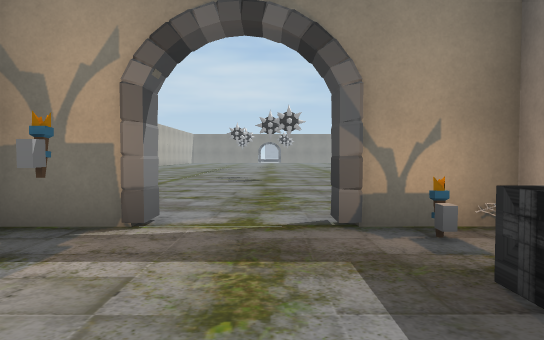
[1] (above)

19 first-person views from a walk through a 3-D level made in the Unity game engine. The camera is 1.3 m above the floor, tilts 2° down and sees 70° across. The floor is counted in squares, 2 m on a side. Each view is taken from the middle of a square. On the plan, view 1 faces up. The plan holds only what a view shows up to about 11 squares ahead; the rest is blank. The place goes on beyond the plan. The player is left out. Door leaves are left out, so doorways stand open. Some surface patterns are stand-ins.

[2]
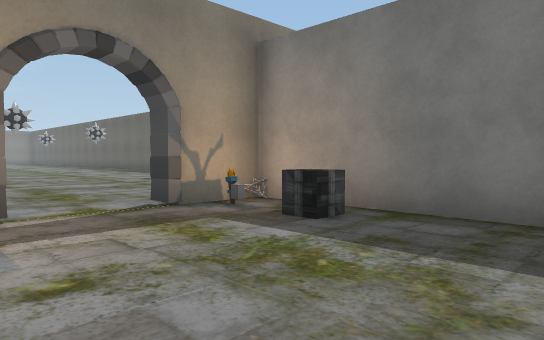

[3]
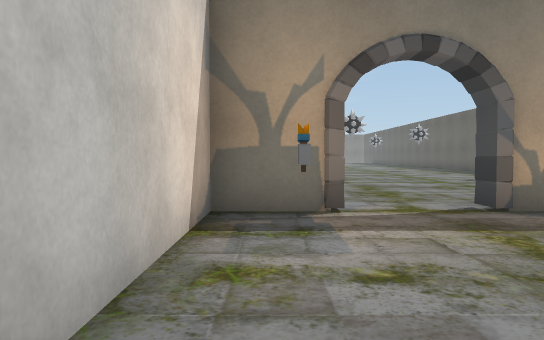

[4]
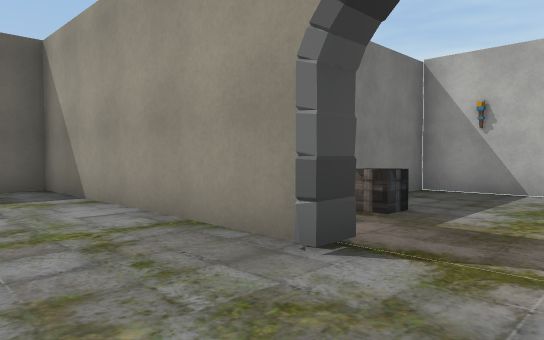

[5]
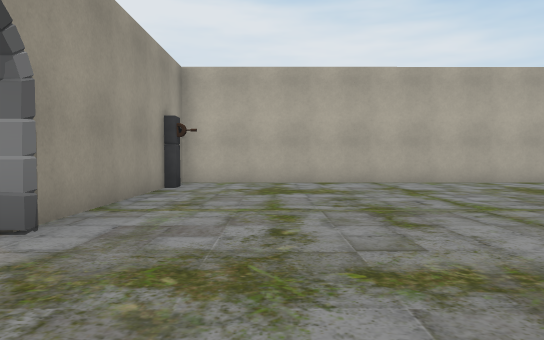

[6]
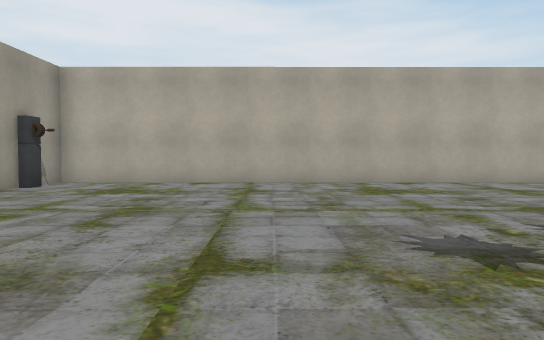

[7]
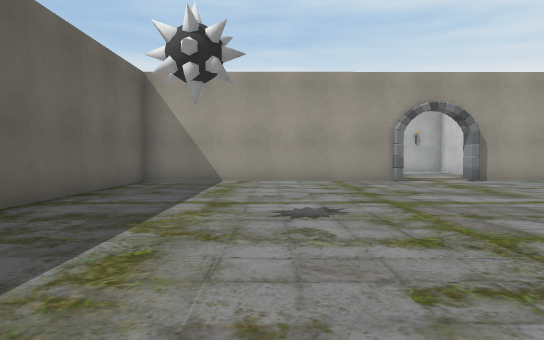

[8]
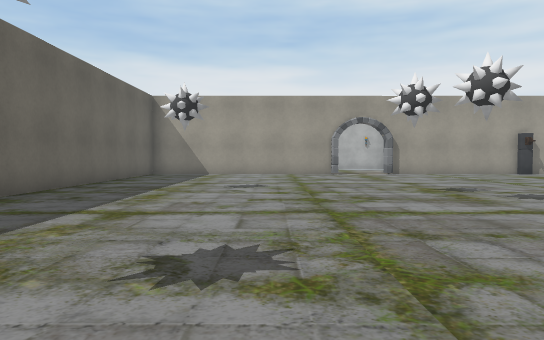

[9]
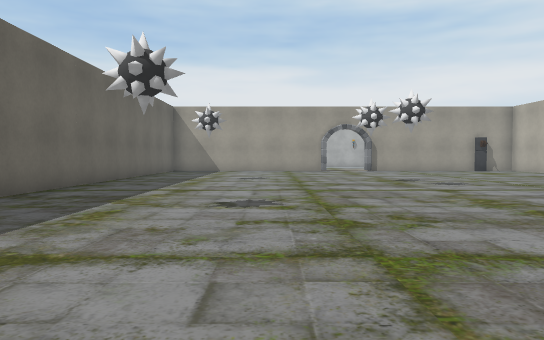

[10]
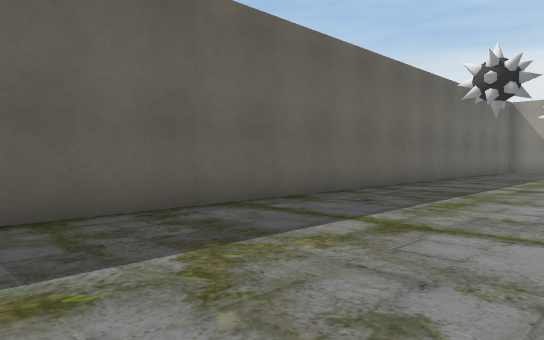

[11]
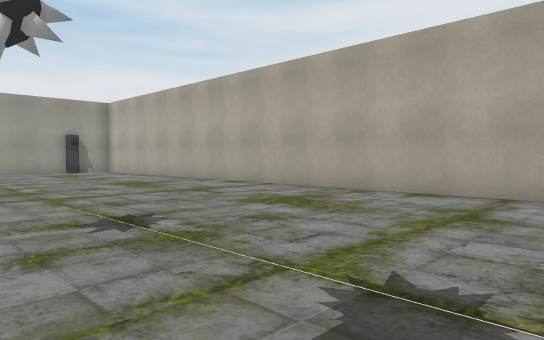

[12]
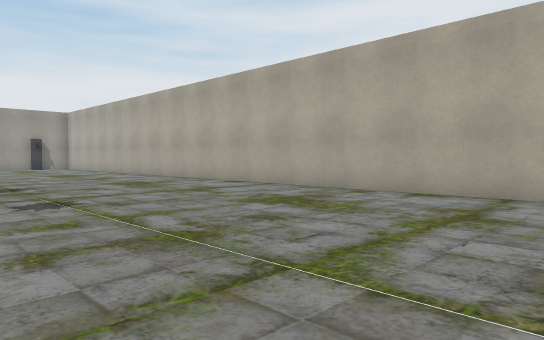

[13]
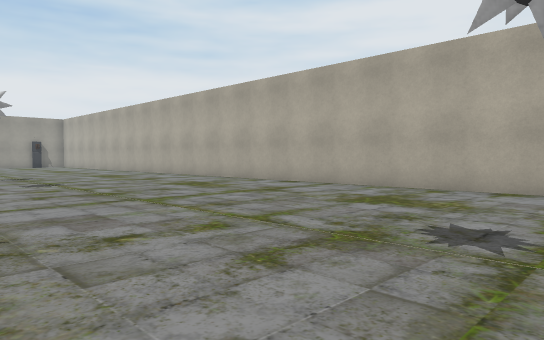

[14]
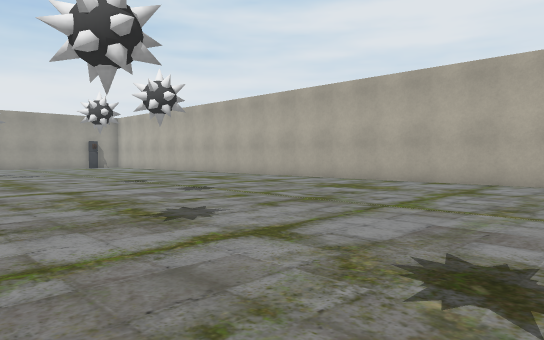

[15]
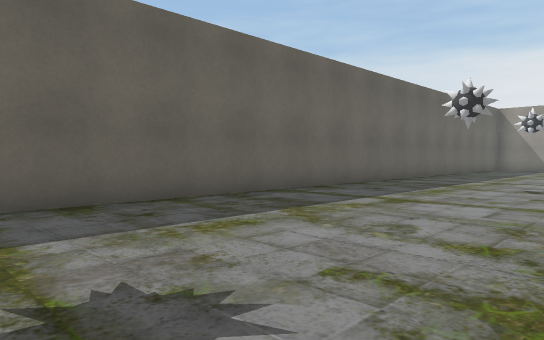

[16]
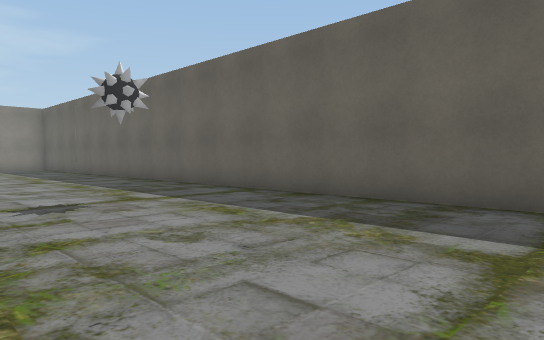

[17]
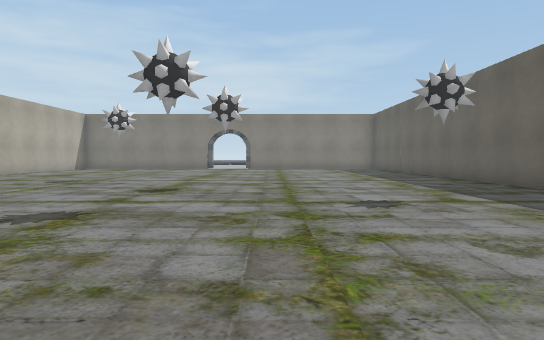

[18]
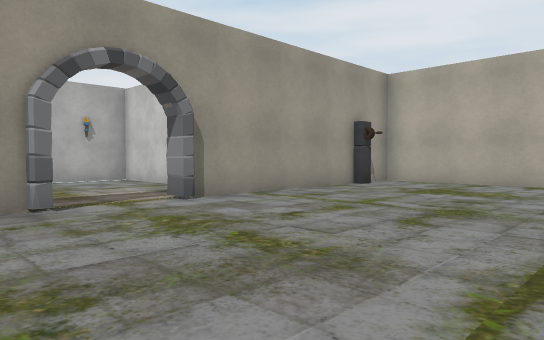

[19]
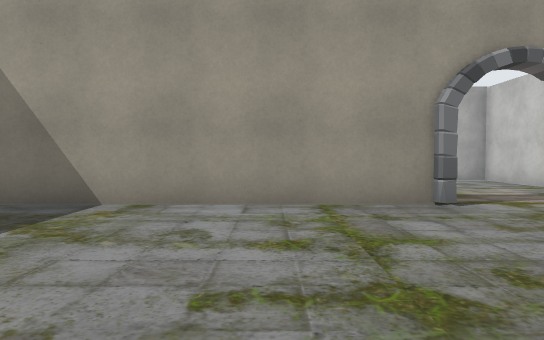

### Floor plan
Points are (right, up) in squares from view 1. A wall is a line through its corners. A room is listed if a view was taken in it or the views show most of it. See-through windows are left out.
Room 1 (views 1, 2, 3)
walls: (-1.2, 3.6) (-2.7, 3.6) (-2.7, -1.4) (2.3, -1.4) (2.3, 3.6) (0.6, 3.6)
ways out: open door at (-0.5, 4) to room 2
objects: other object (-2, 3); other object (1, 2); other object (1, 3); other object (2, 3)
Room 2 (views 4, 5, 6, 7, 8, 9, 10, 11, 12, 13, 14, 15, 16, 17, 18, 19)
walls: (0.6, 3.8) (7.4, 3.8) (7.3, 29); (-7.7, 27.8) (-7.6, 3.8) (-6.7, 3.8); (-5.2, 3.8) (-1.2, 3.8)
ways out: open door at (-0.5, 4) to room 1
objects: other object (-6, 4)

Positions as (right, up) in squares from view 1, and headings:
1: (0, 0), facing up
2: (-2, -1), facing up-right
3: (-2, -1), facing up
4: (-1, 6), facing down-right
5: (2, 6), facing left
6: (2, 9), facing left
7: (4, 14), facing down
8: (3, 18), facing down
9: (3, 21), facing down
10: (3, 22), facing down-right
11: (-1, 20), facing down-left
12: (-1, 25), facing down-left
13: (0, 29), facing down-left
14: (2, 26), facing down-left
15: (2, 24), facing down-right
16: (2, 18), facing up-right
17: (2, 18), facing up
18: (2, 9), facing down-left
19: (3, 9), facing down
